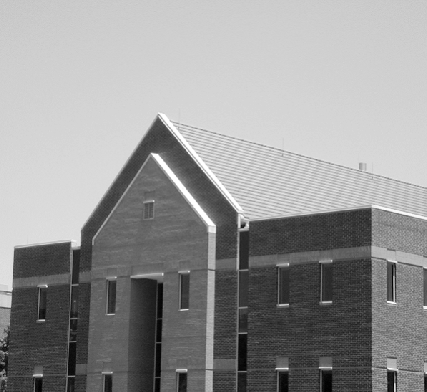
#> input picture Experiment1-4/4.jpg, 427 x 392 px, found by its file name
$ python Experiment4.py
#> lines starting #> are read from the running program, lines starting #| are printed output that depends on the picture; after the words box and inside, x2 and y2 are one past the last pixel; in counts of white or black regions, pixels touching at a corner belong together
import cv2 as cv


def img_ED_function():
    img = cv.imread("Experiment1-4/4.jpg")
#> img is the input picture: shape (392, 427, 3); mean B, G, R 149.4, 149.4, 149.4
    # 灰度化
    img_GRAY = cv.cvtColor(img, cv.COLOR_BGR2GRAY)
    # 高斯滤波
    Gauss_blur = cv.GaussianBlur(img_GRAY, (3, 3), 1, 1)
    # LOG 检测器
    # 调用 Laplacian() 算法进行图像轮廓提取
    temp_LOG = cv.Laplacian(Gauss_blur, cv.CV_16S, ksize=1)
    LOG = cv.convertScaleAbs(temp_LOG)  # 得到 LOG 算法处理结果
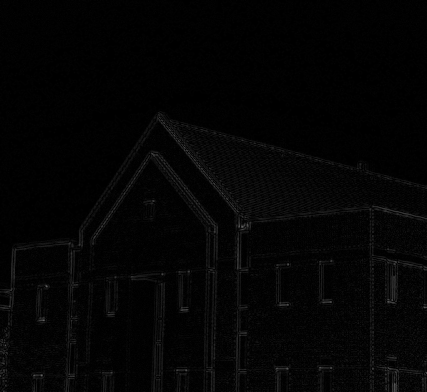
#> LOG: shape (392, 427); min 0, max 96, mean 4.2
    cv.imshow("LOG", LOG)
    cv.waitKey()

    # Scharr 算子
    # Scharr 算子又称为 Scharr 滤波器，也是计算 x 或 y 方向上的图像差分，在 OpenCV 中主要是配合 Sobel 算子的运算而存在的
    # Roberts 算子的卷积核
    # Sc_kerneldx = np.array([[-3, 0, 3], [-10, 0, 10], [-3, 0, 3]], dtype=int)
    # Sc_kerneldy = np.array([[-3, -10, 3], [0, 0, 0], [3, 10, 3]], dtype=int)
    # OpenCV 中提供了专门的 Scharr 算法的库函数,可以直接使用
    Scharr_x = cv.Scharr(Gauss_blur, cv.CV_16S, 1, 0)
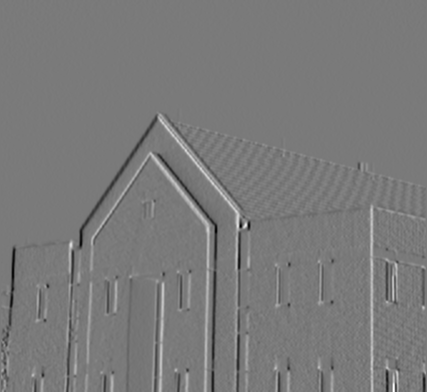
#> Scharr_x: shape (392, 427) int16; min -1875, max 2036, mean -1.3; drawn with min black and max white
    Scharr_y = cv.Scharr(Gauss_blur, cv.CV_16S, 0, 1)
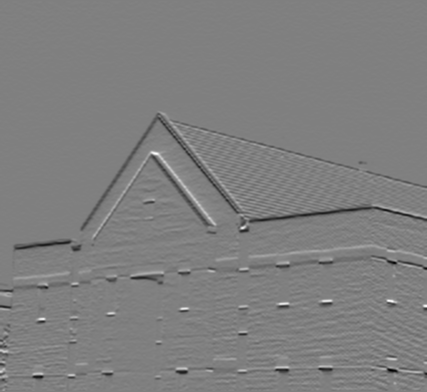
#> Scharr_y: shape (392, 427) int16; min -1869, max 1856, mean -10.8; drawn with min black and max white
    Scharr_absx = cv.convertScaleAbs(Scharr_x)
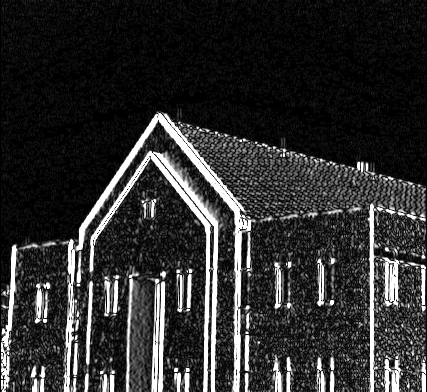
#> Scharr_absx: shape (392, 427); min 0, max 255, mean 46.5
    Scharr_absy = cv.convertScaleAbs(Scharr_y)
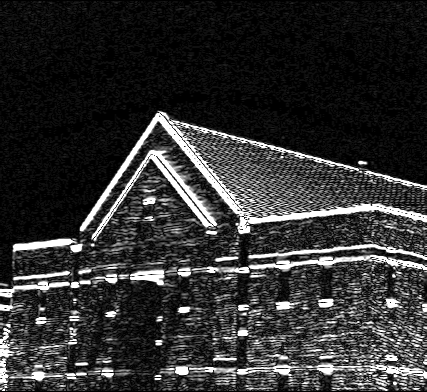
#> Scharr_absy: shape (392, 427); min 0, max 255, mean 48.9
    Scharr = cv.addWeighted(Scharr_absx, 0.5, Scharr_absy, 0.5, 0)
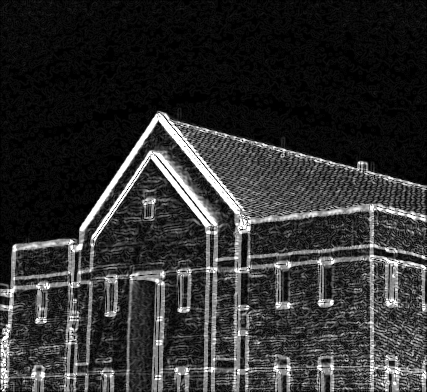
#> Scharr: shape (392, 427); min 0, max 255, mean 47.7
    cv.imshow("Scharr", Scharr)
    cv.waitKey(0)

    # Canny 检测器
    # Canny 边缘检测器是函数 edge 中最强大的边缘检测器。方法总结如下：
    # 1.使用具有指定标准差 δ 的一个高斯滤波器来平滑图像，以减少噪声;
    # 2.在每个点处计算局部梯度和边缘方向。边缘点定义为梯度方向强度局部最大的点;
    # 3.步骤 2 中确定的边缘点产生梯度中的脊线。
    # 然后，算法沿这些脊线的顶部进行追踪，并将实际上不在脊线顶部的像素设置为零，从而在输出中给出一条细线，该过程称为非最大值抑制。
    # 然后使用称为滞后阈值处理的方法来对这些脊线像素进行阈值处理，这一处理方法使用两个阈值T1和T2。其中T1 < T2。
    # 其值大于T2的脊线像素称为“强”边缘像素，值在T1和T2之间的脊线像素称为“弱”边缘像素。
    Gauss_blur = cv.GaussianBlur(img_GRAY, (7, 7), 1, 1)
    # Canny 算子进行边缘提取
    # T1 = 50, T2 = 150
    temp_Canny = cv.Canny(Gauss_blur, 50, 150)
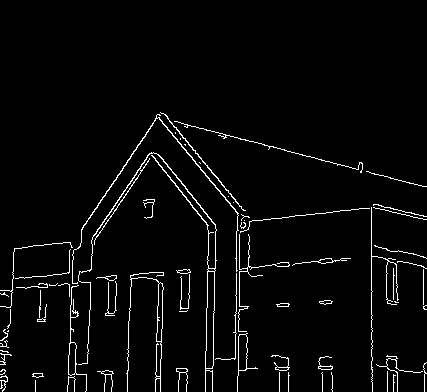
#> temp_Canny: shape (392, 427); 3.3% white in thin lines or dots, all inside (x1, y1, x2, y2) = (0, 112, 427, 392)
    Canny = cv.convertScaleAbs(temp_Canny)
    cv.imshow("Canny", Canny)
    cv.waitKey(0)
    cv.destroyAllWindows()


if __name__ == "__main__":
    img_ED_function()

$ run again, with Experiment1-4/1.jpg copied over Experiment1-4/4.jpg
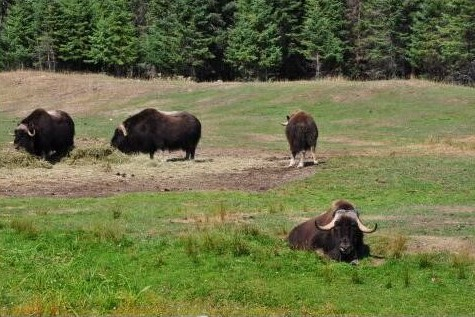
#> input picture Experiment1-4/1.jpg, 475 x 317 px, found by its file name
#> in img_ED_function, img is the input picture: shape (317, 475, 3); mean B, G, R 69.8, 113.8, 107.5
#> in img_ED_function, `Gauss_blur = cv.GaussianBlur(img_GRAY, (7, 7), 1, 1)`:
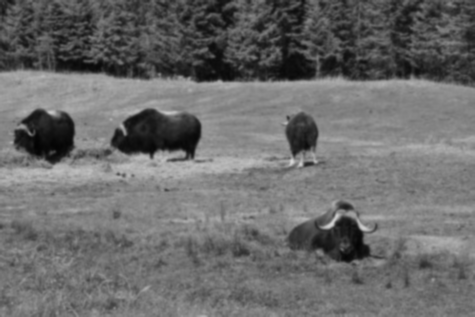
#> Gauss_blur: shape (317, 475); min 3, max 212, mean 106.9
#> in img_ED_function, `temp_Canny = cv.Canny(Gauss_blur, 50, 150)`:
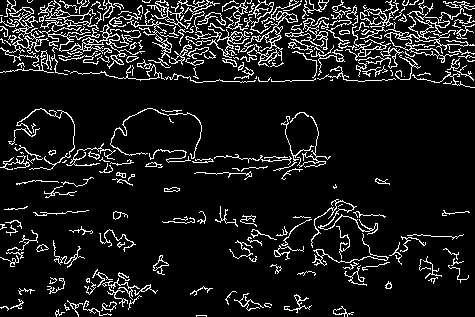
#> temp_Canny: shape (317, 475); 10.2% white in thin lines or dots

$ run again, with Experiment1-4/3.jpg copied over Experiment1-4/4.jpg
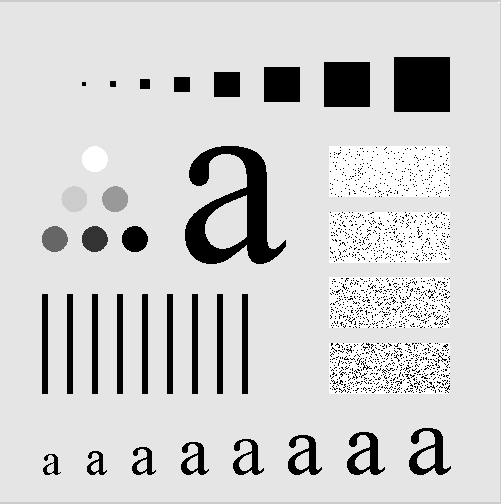
#> input picture Experiment1-4/3.jpg, 501 x 504 px, found by its file name
#> in img_ED_function, img is the input picture: shape (504, 501, 3); mean B, G, R 207.3, 207.3, 207.4
#> in img_ED_function, `Scharr_y = cv.Scharr(Gauss_blur, cv.CV_16S, 0, 1)`:
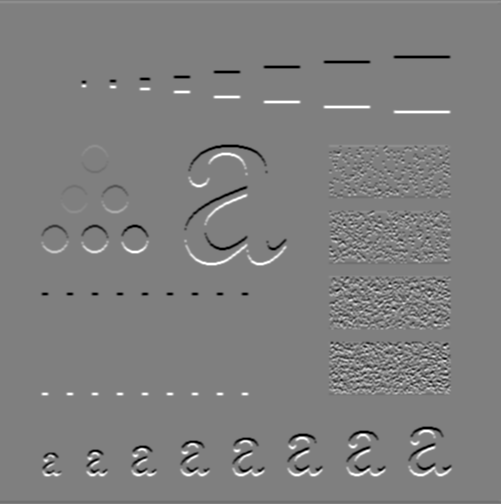
#> Scharr_y: shape (504, 501) int16; min -2669, max 2669, mean 0; drawn with min black and max white
#> in img_ED_function, `temp_Canny = cv.Canny(Gauss_blur, 50, 150)`:
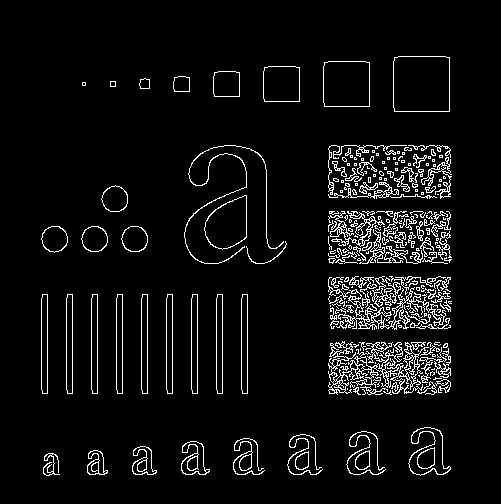
#> temp_Canny: shape (504, 501); 5.9% white in thin lines or dots, all inside (x1, y1, x2, y2) = (41, 56, 452, 476)
